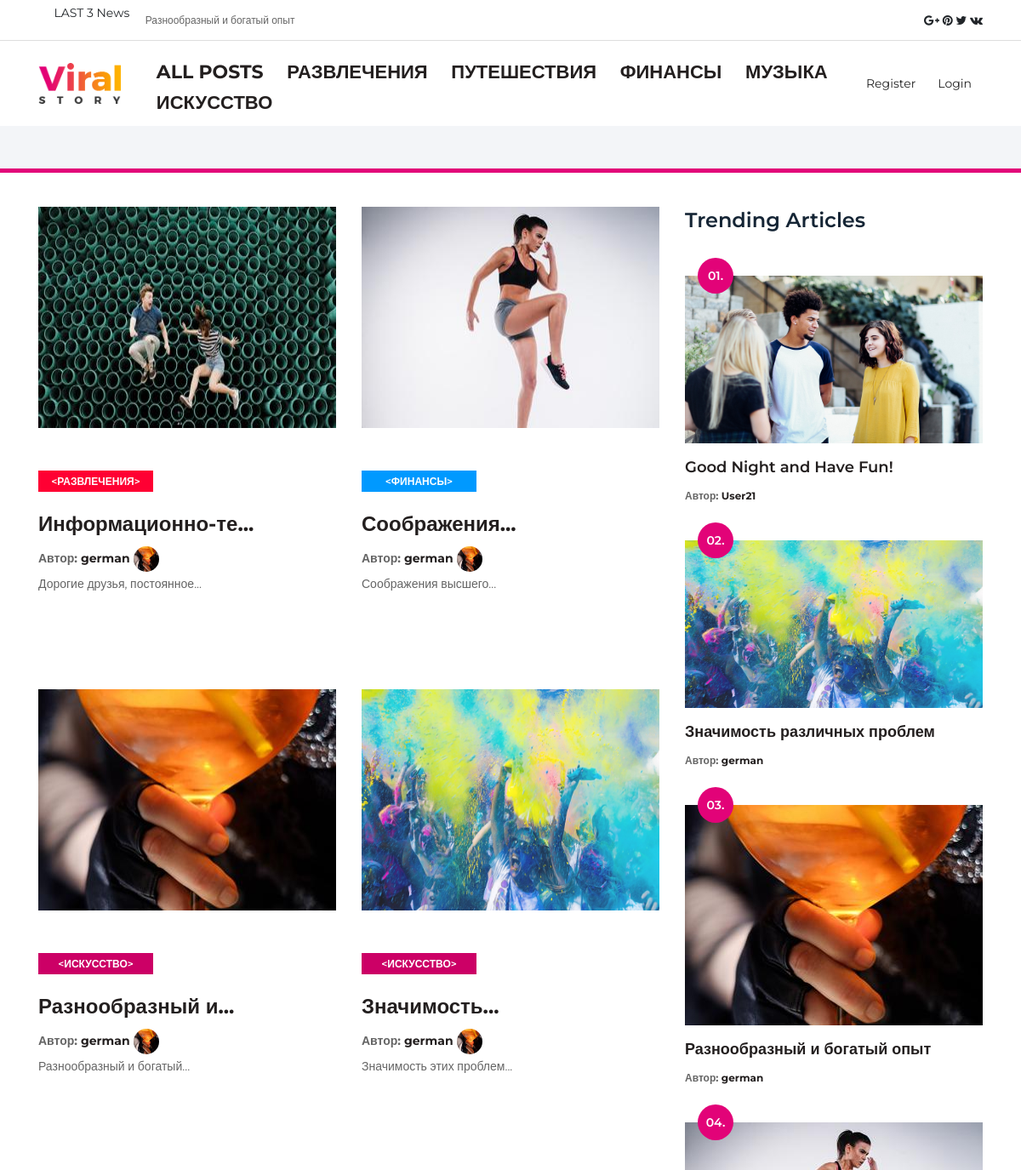
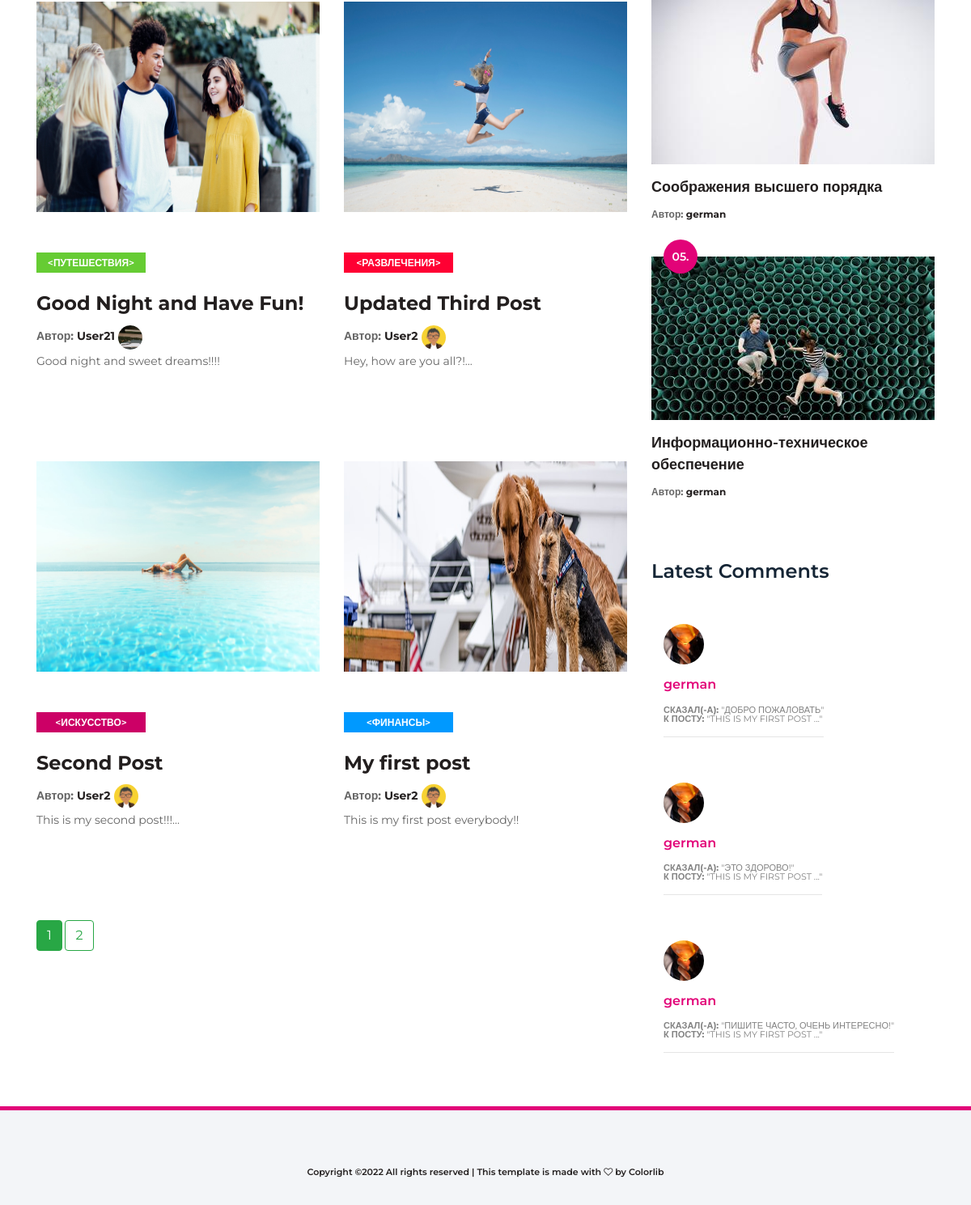
The page /home on the database its author committed (2 pictures, top to bottom).
### flask_first_project/models.py (models this page shows, shortened)
class Post(db.Model):
    id = db.Column(
        db.Integer,
        primary_key=True,
    )
    title = db.Column(
        db.String(100),
        nullable=False,
    )
    date_posted = db.Column(
        db.DateTime,
        nullable=False,
        default=datetime.utcnow,
    )
    content = db.Column(
        db.Text,
        nullable=False,
    )
    image_file = db.Column(
        db.String(20),
        nullable=False,
        default='default.png',
    )
    user_id = db.Column(
        db.Integer,
        db.ForeignKey('user.id'),
        nullable=False,
    )
    comments = db.relationship(
        'Comment',
        backref='post',
        lazy='dynamic'
    )
    category_id = db.Column(
        db.Integer(),
        db.ForeignKey('category.id'),
        nullable=True,
        default='Без Категории'
    )
    likes = db.relationship(
        'PostLike',
        backref='post',
        lazy='dynamic'
    )

class Category(db.Model):
    id = db.Column(
        db.Integer(),
        primary_key=True,
    )
    category = db.Column(
        db.String(20),
        nullable=False,
        default='None',
    )
    slug = db.Column(
        db.String(20),
        nullable=False,
        default='None',
    )
    posts = db.relationship(
        'Post',
        backref='category',
    )
    color = db.Column(
        db.String(10),
        nullable=False,
        default='000000'
    )
    def __repr__(self):
        return "<{}>".format(self.category)

class User(db.Model, UserMixin):
    id = db.Column(
        db.Integer,
        primary_key=True,
    )
    username = db.Column(
        db.String(20),
        unique=True,
        nullable=False,
    )
    email = db.Column(
        db.String(120),
        unique=True,
        nullable=False,
    )
    image_file = db.Column(
        db.String(20),
        nullable=False,
        default='default.png',
    )
    password = db.Column(
        db.String(60),
        nullable=False,
    )
    comments = db.relationship(
        'Comment',
        backref='author',
        lazy=True,
    )
    posts = db.relationship(
        'Post',
        backref='author',
        lazy=True,
    )
    liked_posts = db.relationship(
        'PostLike',
        foreign_keys='PostLike.user_id',
        backref='user',
        lazy='dynamic',
    )

class Comment(db.Model):
    id = db.Column(
        db.Integer,
        primary_key=True,
    )
    body = db.Column(
        db.String(200),
        nullable=False,
    )
    add_time = db.Column(
        db.DateTime,
        default=datetime.utcnow,
    )
    post_id = db.Column(
        db.Integer,
        db.ForeignKey('post.id'),
        nullable=False,
    )
    username = db.Column(
        db.Integer,
        db.ForeignKey('user.username'),
        nullable=False,
    )

### flask_first_project/main/routes.py (the view)
@main.route("/")
@main.route("/home")
def home():
    page = request.args.get('page', 1, type=int)
    all_posts = Post.query.order_by(Post.date_posted.desc())
    posts = all_posts.paginate(page=page, per_page=8)
    return render_template(
        'home.html',
        posts=posts,
        title='Все посты',
        legend='6')

### flask_first_project/main/routes.py (called while the page is built)
@main.context_processor
def context_date():
    categories = Category.query.all()
    some_last_post = Post.query.all()
    last_comments = Comment.query.order_by(Comment.add_time)
    return dict(
        some_last_post=some_last_post,
        categories=categories,
        last_comments=last_comments,
    )

### flask_first_project/templates/home.html (shortened to what this page needs)
{% extends "layout.html" %}
{% block content %}
<div class="viral-story-blog-post section-padding-0-50">
    <div class="container">
        <div class="row">
            <div class="col-12 col-lg-8">
                <div class="row">
                    {% include "new-posts.html" %}
                </div>
                {% for page_num in posts.iter_pages(left_edge=1, right_edge=1, left_current=1, right_current=2) %}
                {% if page_num %}
                {% if posts.page == page_num %}
                <a class="btn btn-success mb-4" href="{{ url_for('main.home', page=page_num) }}">
                    {{ page_num }}
                </a>
                {% else %}
                <a class="btn btn-outline-success mb-4" href="{{ url_for('main.home', page=page_num) }}">
                    {{ page_num }}
                </a>
                {% endif %}
                {% else %}
                ...
                {% endif %}
                {% endfor %}
            </div>
            <div class="col-12 col-lg-4">
                <div class="sidebar-area">
                    <div class="treading-articles-widget mb-70">
                        <h4>Trending Articles</h4>
                        {% for post in some_last_post[-5:] %}
                        <div class="single-blog-post style-4">
                            <div class="post-thumb">
                                <a href="{{ url_for('posts.post', post_id=post.id) }}">
                                    <img src="{{ url_for('static', filename='posts_pics/' + post.image_file) }}" alt=""
                                         width="400px">
                                </a>
                                <span class="serial-number">0{{ loop.index }}.</span>
                            </div>
                            <div class="post-data">
                                <a href="{{ url_for('posts.post', post_id=post.id) }}" class="post-title">
                                    <h6>{{ post.title }}</h6>
                                </a>
                                <div class="post-meta">
                                    <p class="post-author">Автор:
                                        <a href="{{ url_for('users.user_posts', username=post.author.username) }}">
                                            {{ post.author.username }}
                                        </a>
                                    </p>
                                </div>
                            </div>
                        </div>
                        {% endfor %}
                    </div>
                    <div class="latest-comments-widget">
                        <h4>Latest Comments</h4>
                        {% for comment in last_comments[-3:] %}
                        <div class="single-comments d-flex">
                            <div class="comments-text">
                                <a href="{{ url_for('users.user_posts', username=comment.username) }}">
                                    <img
                                            src="{{url_for('static', filename='profile_pics/' + comment.author.image_file) }}"
                                            class="rounded-circle article-img"
                                            style="margin-right: 5px; width: 50px; height: 50px">
                                </a>
                                <a href="{{ url_for('users.user_posts', username=comment.username) }}">
                                    <span>{{ comment.username }}</span>
                                </a>
                                <a href="{{ url_for('posts.post', post_id=comment.post_id) }}">
                                    <b>
                                        <p>Сказал(-а):</b>
                                        "{{ comment.body }}"
                                    <p>
                                        <b>К посту:</b>
                                        "{{ comment.post.content
                                        |truncate(length=25, killwords=True, end='...') }}"
                                    </p>
                                </a>
                                <hr>
                            </div>
                        </div>
                        {% endfor %}
                    </div>
                </div>
            </div>
        </div>
    </div>
</div>
{% endblock content %}

### flask_first_project/templates/layout.html (shortened to what this page needs)
<!DOCTYPE html>
<html lang="en">
<head>
    <link rel="stylesheet" href={{url_for('static', filename='style.css')}}>
</head>
<body>
    {% include "includes/header.html" %}
    {% include "includes/top-news.html" %}
    {% include "includes/slider.html" %}
    {% block content %}
    {% endblock content %}
    {% include "includes/footer.html" %}
</body>
</html>

### flask_first_project/templates/includes/header.html
<header class="header-area">
    <div class="top-header-area">
        <div class="container">
            <div class="row">
                <div class="col-12">
                    <div class="top-header-content d-flex align-items-center justify-content-between">
                        <div class="top-breaking-news-area" style="display: flex; justify-content: flex-start; ">
                            <div style="width: 150px; text-align: center; vertical-align: middle;">
                                <span>LAST 3 News</span>
                            </div>
                            <div id="breakingNewsTicker" class="ticker">
                                <ul>
                                    {% for post in some_last_post[-3:] %}
                                    <li>
                                        <a href="{{ url_for('posts.post', post_id=post.id) }}">{{ post.title }}
                                        </a>
                                    </li>
                                    {% endfor %}
                                </ul>
                            </div>
                        </div>
                        <div class="top-social-info-area">
                            <i class="fa fa-google-plus" aria-hidden="true"></i>
                            <i class="fa fa-pinterest" aria-hidden="true"></i>
                            <i class="fa fa-twitter" aria-hidden="true"></i>
                            <i class="fa fa-vk" aria-hidden="true"></i>
                        </div>
                    </div>
                </div>
            </div>
        </div>
    </div>
    <div class="viral-news-main-menu" id="stickyMenu">
        <div class="classy-nav-container breakpoint-off">
            <div class="container">
                <nav class="classy-navbar justify-content-between" id="viralnewsNav">
                    <a class="nav-brand" href={{url_for('main.home')}}>
                        <img src={{url_for('static', filename='img/core-img/logo.png' )}} alt="Logo">
                    </a>
                    <div class="classy-menu">
                        <div class="classynav">
                            <ul>
                                <li>
                                    <a href="{{ url_for('main.home') }}">All Posts</a>
                                </li>
                                {% for category in categories %}
                                <li>
                                    <a href="{{ url_for('main.home_category', cat_id=category.id) }}">
                                        {{ category.category }}
                                    </a>
                                </li>
                                {% endfor %}
                            </ul>
                            {% if current_user.is_authenticated %}
                                <a href="{{ url_for('users.user_posts', username=current_user.username) }}"
                                   class="btn">
                                    My Posts
                                </a>
                                <a href="{{ url_for('posts.new_post') }}" class="btn">
                                    Add Post
                                </a>
                                <a href="{{url_for('users.account')}}" class="btn">
                                    Hello, {{ current_user.username }}
                                </a>
                                <a href="{{url_for('users.logout')}}" class="btn">
                                    Log Out
                                </a>
                            {% else %}
                                <a href="{{url_for('users.register')}}" class="btn">Register</a>
                                <a href="{{url_for('users.login')}}" class="btn">Login</a>
                            {% endif %}
                        </div>
                    </div>
                </nav>
            </div>
        </div>
    </div>
</header>

### flask_first_project/templates/includes/top-news.html (shortened to what this page needs)
    <div class="hero-area">
    </div>

### flask_first_project/templates/includes/slider.html (shortened to what this page needs)
<div class="welcome-slide-area">
    </div>

### flask_first_project/templates/new-posts.html
{% for post in posts.items %}
    {% include 'includes/one_post.html' %}
{% endfor %}

### flask_first_project/templates/includes/one_post.html (shortened to what this page needs)
<div class="col-12 col-lg-{{ legend }}">
    <div class="single-blog-post style-3">
        <div class="post-thumb">
            <a href="{{ url_for('posts.post', post_id=post.id) }}"><img src="{{ url_for('static', filename='posts_pics/' + post.image_file) }}"}}
                             style="margin-right: 5px; width: 350px; height: 260px" alt=""></a>
        </div>
        <div class="post-data">
            <a href="{{url_for('main.home_category', cat_id=post.category.id)}}" class="post-catagory"
               style="background-color: #{{ post.category.color }}">
                {{ post.category }}</a>
            <a class="post-title" href="{{ url_for('posts.post', post_id=post.id) }}">
                <h6>
                    {{ post.title|truncate(length=19, killwords=False, end='...') }}
                </h6>
            </a>
            <div class="post-meta">
                <p class="post-author">Автор:
                    <a href="{{ url_for('users.user_posts', username=post.author.username) }}"
                       id="author" style="margin: 0 auto;">
                        {{ post.author.username }}</a>
                    <img class="rounded-circle article-img"
                         style="margin-right: 5px; width: 30px; height: 30px"
                         src="{{ url_for('static', filename='profile_pics/' + post.author.image_file) }}">
                </p>
                <p>{{ post.content|truncate(length=30, killwords=False, end='...', leeway=None) }}</p>
                <div style="display: flex; justify-content: space-evenly">
                </div>
                <br>
            </div>
        </div>
    </div>
</div>

### flask_first_project/templates/includes/footer.html
<footer class="footer-area">
    <div class="bottom-footer-area">
        <div class="container h-100">
            <div class="row h-100 align-items-center">
                <div class="col-12">
                    <p><a href="#">
                        Copyright &copy;<script>document.write(new Date().getFullYear());</script>
                        All rights reserved | This template is made with <i class="fa fa-heart-o"
                                                                            aria-hidden="true"></i> by <a
                            href="https://colorlib.com" target="_blank">Colorlib</a>
                        </p>
                </div>
            </div>
        </div>
    </div>
</footer>

### rows shown on the page
Post: title "Разнообразный и богатый опыт", image_file (picture), category "<ИСКУССТВО>", title "Разнообразный и...", author.username "german", content "Разнообразный и богатый..."
Category: category "РАЗВЛЕЧЕНИЯ"
Category: category "ПУТЕШЕСТВИЯ"
Category: category "ФИНАНСЫ"
Category: category "МУЗЫКА"
Category: category "ИСКУССТВО"
Post: image_file (picture), category "<РАЗВЛЕЧЕНИЯ>", title "Информационно-те...", author.username "german", content "Дорогие друзья, постоянное...", title "Информационно-техническое обеспечение"
Post: image_file (picture), category "<ФИНАНСЫ>", title "Соображения...", author.username "german", content "Соображения высшего...", title "Соображения высшего порядка"
Post: image_file (picture), category "<ИСКУССТВО>", title "Значимость...", author.username "german", content "Значимость этих проблем...", title "Значимость различных проблем"
Post: image_file (picture), category "<ПУТЕШЕСТВИЯ>", title "Good Night and Have Fun!", author.username "User21", content "Good night and sweet dreams!!!!"
Post: image_file (picture), category "<РАЗВЛЕЧЕНИЯ>", title "Updated Third Post", author.username "User2", image_file (placeholder picture), content "Hey, how are you all?!..."
Post: image_file (picture), category "<ИСКУССТВО>", title "Second Post", author.username "User2", image_file (placeholder picture), content "This is my second post!!!..."
Post: image_file (picture), category "<ФИНАНСЫ>", title "My first post", author.username "User2", image_file (placeholder picture), content "This is my first post everybody!!"
Comment: image_file (picture), username "german", body "ДОБРО ПОЖАЛОВАТЬ", post.content "THIS IS MY FIRST POST ..."
Comment: image_file (picture), username "german", body "ЭТО ЗДОРОВО!", post.content "THIS IS MY FIRST POST ..."
Comment: image_file (picture), username "german", body "ПИШИТЕ ЧАСТО, ОЧЕНЬ ИНТЕРЕСНО!", post.content "THIS IS MY FIRST POST ..."

### other values the page prints
{{ page_num }} "1"
{{ page_num }} "2"
